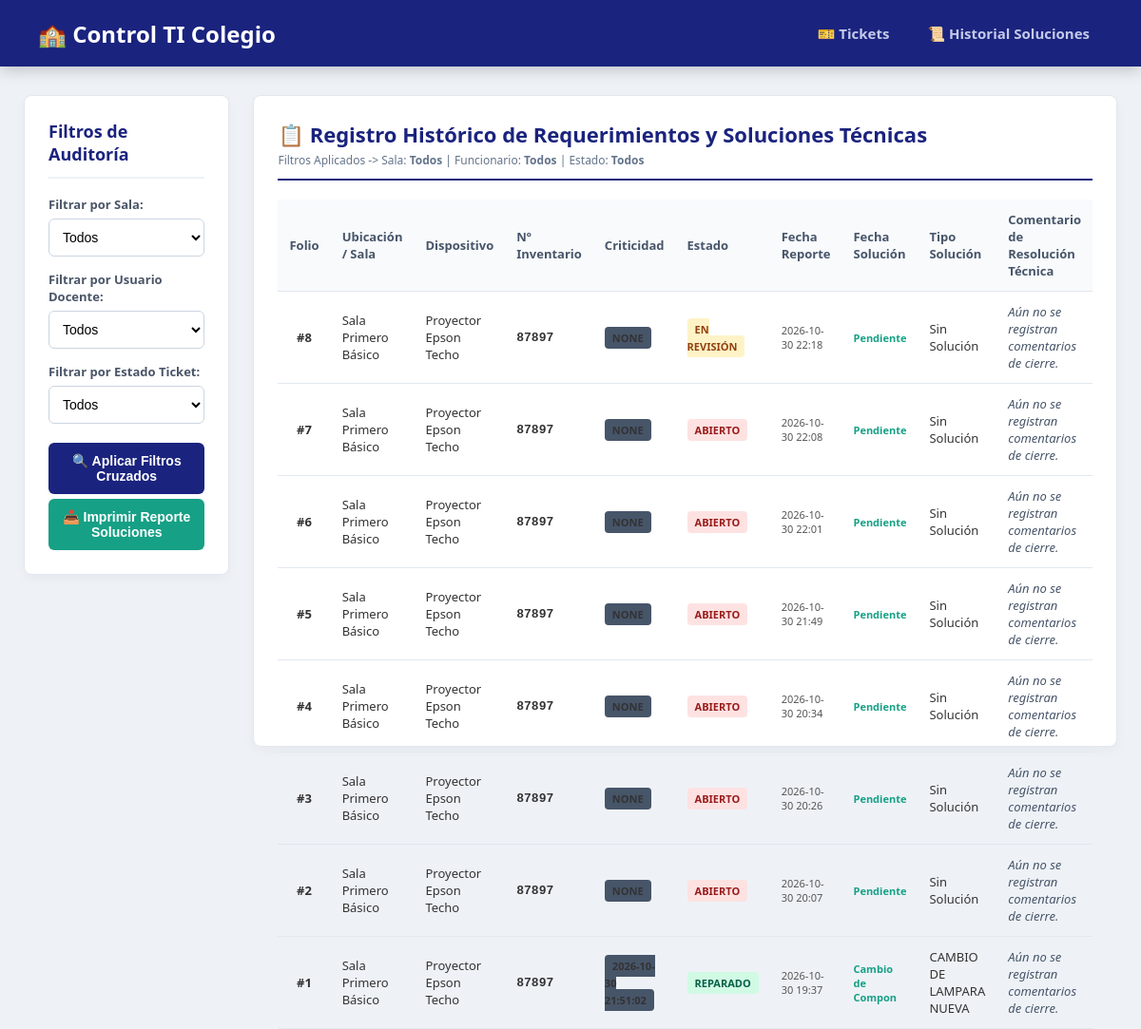
Screenshot of /historial_soluciones (signed in) with the database file from the repository.
### tables this page shows
CREATE TABLE tickets (
                    id INTEGER PRIMARY KEY AUTOINCREMENT,
                    solicitante TEXT NOT NULL,
                    sala TEXT NOT NULL,
                    tipo_equipo TEXT NOT NULL,
                    codigo_inventario TEXT,
                    descripcion_falla TEXT NOT NULL,
                    estado TEXT NOT NULL,
                    fecha_reporte TEXT NOT NULL,
                    prioridad TEXT DEFAULT 'Media',
                    fecha_solucion TEXT,
                    tipo_solucion TEXT,        -- 'Reparación en Sitio', 'Cambio Componente', 'Garantía'
                    comentario_tecnico TEXT,
                    fecha_planificada TEXT,     -- Calendario de planificación técnica
                    FOREIGN KEY(solicitante) REFERENCES usuarios(username)
                );

### app_escuela.py (the view)
@app.route('/historial_soluciones')
def historial_soluciones():
    if 'usuario' not in session: return redirect(url_for('login'))
    filtro_sala = request.args.get('filtro_sala', 'Todos')
    filtro_usuario = request.args.get('filtro_usuario', 'Todos')
    filtro_estado = request.args.get('filtro_estado', 'Todos')
    query = "SELECT id, solicitante, sala, tipo_equipo, codigo_inventario, prioridad, estado, fecha_reporte, fecha_solucion, tipo_solucion, comentario_tecnico FROM tickets WHERE 1=1"
    params = []
    if filtro_sala != 'Todos': query += " AND sala = ?"; params.append(filtro_sala)
    if filtro_usuario != 'Todos': query += " AND solicitante = ?"; params.append(filtro_usuario)
    if filtro_estado != 'Todos': query += " AND estado = ?"; params.append(filtro_estado)
    query += " ORDER BY id DESC"
    resultados = consultar_escuela(query, tuple(params))
    lista_salas = ['Todos'] + [s[0] for s in consultar_escuela("SELECT nombre_sala FROM salas ORDER BY nombre_sala ASC")]
    lista_usuarios = ['Todos'] + [u[0] for u in consultar_escuela("SELECT username FROM usuarios ORDER BY username ASC")]
    return render_template('historial_soluciones.html', tickets=resultados, salas=lista_salas, usuarios=lista_usuarios, estados=['Todos', 'Abierto', 'En Revisión', 'Reparado', 'De Baja'], sel_sala=filtro_sala, sel_user=filtro_usuario, sel_estado=filtro_estado)

### app_escuela.py (called while the page is built)
def consultar_escuela(query, params=()):
    try:
        with sqlite3.connect(modelo.db_name) as conexion:
            cursor = conexion.cursor()
            cursor.execute(query, params)
            return cursor.fetchall()
    except Exception as e:
        print(f"Error consulta: {e}")
        return []

### templates/historial_soluciones.html (shortened to what this page needs)
<!DOCTYPE html>
<html lang="es">
<head>
</head>
<body>
    <nav>
        <a class="brand" href="#">🏫 Control TI Colegio</a>
        <div class="menu-items">
            {% if 'Tickets' in session.get('permisos', []) %} <a href="/dashboard">🎫 Tickets</a> {% endif %}
            <a href="/historial_soluciones">📜 Historial Soluciones</a>
        </div>
    </nav>
    <div class="container">
        <form class="left-panel" action="/historial_soluciones" method="GET">
            <h3>Filtros de Auditoría</h3>
            <div class="form-group">
                <label>Filtrar por Sala:</label>
                <select name="filtro_sala">
                    {% for sala in salas %}
                        <option value="{{ sala }}" {% if sel_sala == sala %}selected{% endif %}>{{ sala }}</option>
                    {% endfor %}
                </select>
            </div>
            <div class="form-group">
                <label>Filtrar por Usuario Docente:</label>
                <select name="filtro_usuario">
                    {% for user in usuarios %}
                        <option value="{{ user }}" {% if sel_user == user %}selected{% endif %}>{{ user }}</option>
                    {% endfor %}
                </select>
            </div>
            <div class="form-group">
                <label>Filtrar por Estado Ticket:</label>
                <select name="filtro_estado">
                    {% for estado in estados %}
                        <option value="{{ estado }}" {% if sel_state == estado or sel_estado == estado %}selected{% endif %}>{{ estado }}</option>
                    {% endfor %}
                </select>
            </div>
            <button type="submit" style="background: var(--primary);">🔍 Aplicar Filtros Cruzados</button>
            <button type="button" style="background: var(--success);" onclick="window.print()">📥 Imprimir Reporte Soluciones</button>
        </form>
        <div class="right-panel">
            <div style="margin-bottom: 20px; border-bottom: 2px solid var(--primary); padding-bottom: 10px;">
                <h2 style="margin:0; color:var(--primary); font-size:22px;">📋 Registro Histórico de Requerimientos y Soluciones Técnicas</h2>
                <span style="font-size:12px; color:#64748b;">Filtros Aplicados -> Sala: <strong>{{ sel_sala }}</strong> | Funcionario: <strong>{{ sel_user }}</strong> | Estado: <strong>{{ sel_estado }}</strong></span>
            </div>
            <div class="table-container" style="max-height: 550px;">
                <table>
                    <thead>
                        <tr>
                            <th style="width:40px; text-align:center;">Folio</th>
                            <th>Ubicación / Sala</th>
                            <th>Dispositivo</th>
                            <th>Nº Inventario</th>
                            <th>Criticidad</th>
                            <th>Estado</th>
                            <th>Fecha Reporte</th>
                            <th>Fecha Solución</th>
                            <th>Tipo Solución</th>
                            <th>Comentario de Resolución Técnica</th>
                        </tr>
                    </thead>
                    <tbody>
                        {% for t in tickets %}
                        <tr>
                            <td style="text-align:center;"><strong>#{{ t[0] }}</strong></td>
                            <td>{{ t[2] }}</td>
                            <td>{{ t[3] }}</td>
                            <td style="font-family:monospace; font-weight:600;">{{ t[4] if t[4] else 'N/A' }}</td>
                            <td><span class="badge" style="background:#475569;">{{ t[8] }}</span></td>
                            <td>
                                <span class="badge {% if t[6]=='Abierto' %}abierto{% elif t[6]=='En Revisión' %}revisión{% elif t[6]=='Reparado' %}reparado{% else %}de_baja{% endif %}">
                                    {{ t[6] }}
                                </span>
                            </td>
                            <td style="font-size:11px; color:#555;">{{ t[7][:16] if t[7] else 'N/A' }}</td>
                            <td style="font-size:11px; color:var(--success); font-weight:600;">{{ t[9][:16] if t[9] else 'Pendiente' }}</td>
                            <td style="font-weight:500;">{{ t[10] if t[10] else 'Sin Solución' }}</td>
                            <td style="color:#475569; font-style:italic;">{{ t[11] if t[11] else 'Aún no se registran comentarios de cierre.' }}</td>
                        </tr>
                        {% else %}
                        <tr>
                            <td colspan="10" style="text-align: center; color: #64748b; padding: 30px; font-weight: 500;">
                                💡 No se encontraron tickets ni soluciones que coincidan con los criterios de búsqueda seleccionados.
                            </td>
                        </tr>
                        {% endfor %}
                    </tbody>
                </table>
            </div>
        </div>
    </div>
</body>
</html>

### templates/historial_soluciones.html (style rules this page uses)
:root { --primary: #1a237e; --secondary: #283593; --success: #16a085; --danger: #c0392b; --warning: #f39c12; }
body { font-family: 'Segoe UI', Tahoma, Geneva, Verdana, sans-serif; background: #eef2f7; margin: 0; padding: 0; color: #333; }
nav { background: var(--primary); color: white; padding: 15px 40px; display: flex; justify-content: space-between; align-items: center; box-shadow: 0 4px 15px rgba(0,0,0,0.2); }
nav a.brand { color: white; text-decoration: none; font-size: 24px; font-weight: 800; }
.menu-items { display: flex; gap: 12px; }
.menu-items a { color: #c5cae9; text-decoration: none; font-size: 15px; font-weight: 600; padding: 10px 14px; border-radius: 6px; }
.container { max-width: 1450px; margin: 30px auto; padding: 0 25px; display: flex; gap: 25px; }
.left-panel { width: 320px; background: white; border-radius: 8px; padding: 25px; box-shadow: 0 4px 12px rgba(0,0,0,0.04); height: fit-content; border: 1px solid #e2e8f0; }
.right-panel { flex-grow: 1; background: white; border-radius: 8px; padding: 25px; box-shadow: 0 4px 12px rgba(0,0,0,0.04); border: 1px solid #e2e8f0; }
h3 { margin-top: 0; color: var(--primary); font-size: 18px; border-bottom: 2px solid #edf2f7; padding-bottom: 12px; font-weight: 700; }
.form-group { margin-bottom: 15px; }
label { display: block; font-size: 13px; font-weight: 600; margin-bottom: 6px; color: #4a5568; }
select { width: 100%; padding: 10px; border: 1px solid #cbd5e1; border-radius: 6px; font-size: 14px; background: #fff; }
button { width: 100%; padding: 11px; font-size: 14px; font-weight: bold; border-radius: 6px; border: none; cursor: pointer; margin-top: 5px; color: white; }
table { width: 100%; border-collapse: collapse; font-size: 13px; margin-top: 15px; }
th, td { padding: 12px; text-align: left; border-bottom: 1px solid #e2e8f0; }
th { background: #f8fafc; color: #475569; font-weight: 600; }
.badge { padding: 4px 8px; border-radius: 4px; font-weight: bold; font-size: 11px; text-transform: uppercase; }
.badge.abierto { background: #fee2e2; color: #991b1b; }
.badge.revisión { background: #fef3c7; color: #92400e; }
.badge.reparado { background: #d1fae5; color: #065f46; }

### rows the page displays
tickets: id "8", sala "Sala Primero Básico", tipo_equipo "Proyector Epson Techo", codigo_inventario "87897", t "NONE", estado "EN REVISIÓN", fecha_reporte "2026-10-30 22:18", t "Pendiente", t "Sin Solución", t "Aún no se registran comentarios de cierre."
tickets: id "7", sala "Sala Primero Básico", tipo_equipo "Proyector Epson Techo", codigo_inventario "87897", t "NONE", estado "ABIERTO", fecha_reporte "2026-10-30 22:08", t "Pendiente", t "Sin Solución", t "Aún no se registran comentarios de cierre."
tickets: id "6", sala "Sala Primero Básico", tipo_equipo "Proyector Epson Techo", codigo_inventario "87897", t "NONE", estado "ABIERTO", fecha_reporte "2026-10-30 22:01", t "Pendiente", t "Sin Solución", t "Aún no se registran comentarios de cierre."
tickets: id "5", sala "Sala Primero Básico", tipo_equipo "Proyector Epson Techo", codigo_inventario "87897", t "NONE", estado "ABIERTO", fecha_reporte "2026-10-30 21:49", t "Pendiente", t "Sin Solución", t "Aún no se registran comentarios de cierre."
tickets: id "4", sala "Sala Primero Básico", tipo_equipo "Proyector Epson Techo", codigo_inventario "87897", t "NONE", estado "ABIERTO", fecha_reporte "2026-10-30 20:34", t "Pendiente", t "Sin Solución", t "Aún no se registran comentarios de cierre."
tickets: id "3", sala "Sala Primero Básico", tipo_equipo "Proyector Epson Techo", codigo_inventario "87897", t "NONE", estado "ABIERTO", fecha_reporte "2026-10-30 20:26", t "Pendiente", t "Sin Solución", t "Aún no se registran comentarios de cierre."
tickets: id "2", sala "Sala Primero Básico", tipo_equipo "Proyector Epson Techo", codigo_inventario "87897", t "NONE", estado "ABIERTO", fecha_reporte "2026-10-30 20:07", t "Pendiente", t "Sin Solución", t "Aún no se registran comentarios de cierre."
tickets: id "1", sala "Sala Primero Básico", tipo_equipo "Proyector Epson Techo", codigo_inventario "87897", fecha_solucion "2026-10-30 21:51:02", estado "REPARADO", fecha_reporte "2026-10-30 19:37", tipo_solucion "Cambio de Compon", comentario_tecnico "CAMBIO DE LAMPARA NUEVA", t "Aún no se registran comentarios de cierre."

### other values shown
{{ sel_sala }} "Todos"
{{ sel_user }} "Todos"
{{ sel_estado }} "Todos"
form field filtro_sala "Todos"
form field filtro_usuario "Todos"
form field filtro_estado "Todos"
